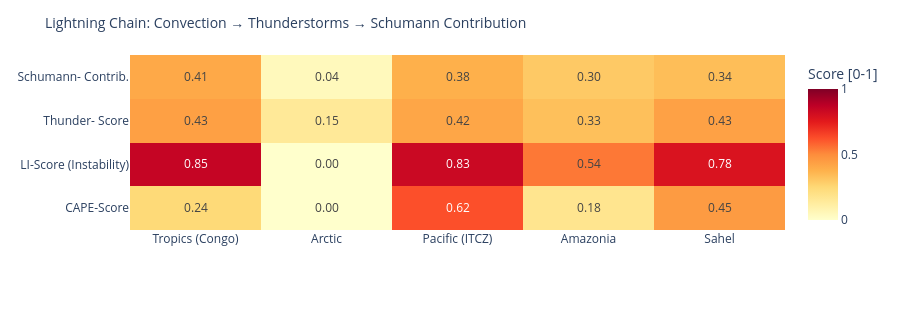

Notebook source saved alongside this figure:
### Code cell
# ============================================================
# LIGHTNING CHAIN: Convection → Thunderstorms → Schumann
# Shows the causal chain per measurement point as heatmap
# ============================================================

def cape_score(v):
    """CAPE → normalized score [0,1]"""
    if v is None or pd.isna(v): return 0.0
    return min(1.0, float(v) / 3000)

def li_score(v):
    """Lifted Index: negative = unstable → score [0,1]"""
    if v is None or pd.isna(v): return 0.3
    return min(1.0, max(0.0, (-float(v) + 6) / 12))

def cloud_score(v):
    if v is None or pd.isna(v): return 0.3
    return float(v) / 100

def thunder_score(row):
    """Kombinierter Gewitterwahrscheinlichkeits-Score
    CAPE + LI + Bedeckung + WMO-Gewitter + konvektiver Niederschlag (showers)
    Hinweis: X-Ray und Kp sind kein Bestandteil – nur geomagn./solarer Kontext.
    """
    cs = cape_score(row.get('cape'))
    ls = li_score(row.get('li'))
    cl = cloud_score(row.get('cloud'))
    t  = 1.0 if row.get('thunderstorm') else 0.0
    # Convective precipitation (showers) as additional indicator
    sh = min(1.0, (row.get('showers') or 0) / 5.0)
    return round(cs * 0.30 + ls * 0.25 + cl * 0.15 + t * 0.20 + sh * 0.10, 3)

def schumann_contribution(t_score, lat):
    """Schumann contribution: higher in tropics (±30°), scaled by thunderstorm score"""
    lat_weight = max(0.3, 1.0 - abs(lat) / 60)
    return round(t_score * lat_weight, 3)

df_atm['cape_score']   = df_atm.apply(lambda r: cape_score(r['cape']), axis=1)
df_atm['li_score']     = df_atm.apply(lambda r: li_score(r['li']),    axis=1)
df_atm['thunder_score']= df_atm.apply(lambda r: thunder_score(r.to_dict()), axis=1)
df_atm['schumann_contribution'] = df_atm.apply(
    lambda r: schumann_contribution(r['thunder_score'], r['lat']), axis=1)

metrics = ['cape_score', 'li_score', 'thunder_score', 'schumann_contribution']
labels  = ['CAPE-Score', 'LI-Score\n(Instability)', 'Thunder-\nScore', 'Schumann-\nContrib.']
z_data  = [df_atm[m].tolist() for m in metrics]

fig = go.Figure(go.Heatmap(
    z=z_data,
    x=df_atm['point'].tolist(),
    y=labels,
    colorscale='YlOrRd',
    zmin=0, zmax=1,
    text=[[f'{v:.2f}' for v in row] for row in z_data],
    texttemplate='%{text}', textfont=dict(size=12),
    colorbar=dict(title='Score [0-1]')
))
fig.update_layout(
    title=dict(text='Lightning Chain: Convection → Thunderstorms → Schumann Contribution', font=dict(size=14)),
    height=310,
    plot_bgcolor='rgba(0,0,0,0)', paper_bgcolor='rgba(0,0,0,0)',
    margin=dict(l=130, r=80, t=55, b=80)
)
fig.show()

### Figure 1 — Plotly figure (JSON) as saved in the notebook; plotly's stock layout.template omitted (floating-point values rounded to 4 significant figures)
{"data": [{"colorbar": {"title": {"text": "Score [0-1]"}}, "colorscale": [[0.0, "rgb(255,255,204)"], [0.125, "rgb(255,237,160)"], [0.25, "rgb(254,217,118)"], [0.375, "rgb(254,178,76)"], [0.5, "rgb(253,141,60)"], [0.625, "rgb(252,78,42)"], [0.75, "rgb(227,26,28)"], [0.875, "rgb(189,0,38)"], [1.0, "rgb(128,0,38)"]], "text": [["0.24", "0.00", "0.62", "0.18", "0.45"], ["0.85", "0.00", "0.83", "0.54", "0.78"], ["0.43", "0.15", "0.42", "0.33", "0.43"], ["0.41", "0.04", "0.38", "0.30", "0.34"]], "textfont": {"size": 12}, "texttemplate": "%{text}", "type": "heatmap", "x": ["Tropics (Congo)", "Arctic", "Pacific (ITCZ)", "Amazonia", "Sahel"], "y": ["CAPE-Score", "LI-Score\n(Instability)", "Thunder-\nScore", "Schumann-\nContrib."], "z": [[0.2433, 0.0, 0.6233, 0.1767, 0.4533], [0.85, 0.0, 0.8333, 0.5417, 0.7833], [0.435, 0.15, 0.416, 0.329, 0.431], [0.406, 0.045, 0.381, 0.302, 0.338]], "zmax": 1, "zmin": 0}], "layout": {"height": 310, "margin": {"b": 80, "l": 130, "r": 80, "t": 55}, "paper_bgcolor": "rgba(0,0,0,0)", "plot_bgcolor": "rgba(0,0,0,0)", "title": {"font": {"size": 14}, "text": "Lightning Chain: Convection → Thunderstorms → Schumann Contribution"}}}
